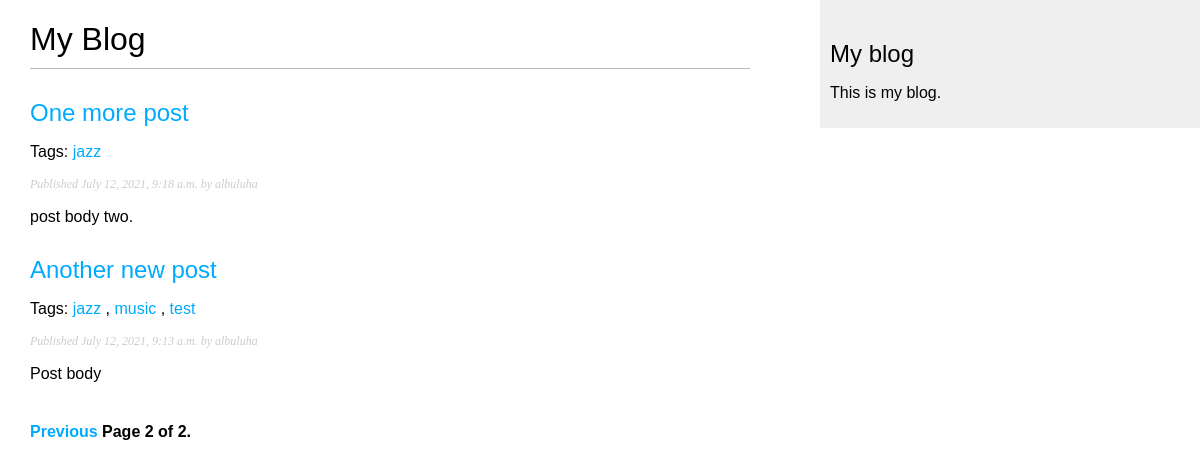
Screenshot of /blog/?page=2 with the database file from the repository.
### blog/models.py (models this page shows, shortened)
class Post(models.Model):
    STATUS_CHOICES = (
        ('draft', 'Draft'),
        ('published','Published'),
    )
    title = models.CharField(max_length=250)
    slug = models.SlugField(max_length=250,
                            unique_for_date = 'publish')
    author = models.ForeignKey(User,
                                on_delete=models.CASCADE,
                                related_name='blog_posts')
    body = models.TextField()
    publish = models.DateTimeField(default=timezone.now)
    created = models.DateTimeField(auto_now_add=True)
    updated = models.DateTimeField(auto_now=True)
    status = models.CharField(max_length=10,
                                choices=STATUS_CHOICES,
                                default='draft')
    objects = models.Manager() # the default manager.
    published = PublishedManager() # Our custom manager.
    drafted = DraftedManager() # our second custom manager.
    tags = TaggableManager()
    class Meta:
        ordering = ( '-publish',)
    def get_absolute_url(self):
        return reverse('blog:post_detail',
                        args=[self.publish.year,
                            self.publish.month,
                            self.publish.day,
                            self.slug])

### blog/views.py (the view)
# urls.py: path('', views.post_list, name='post_list'),
def post_list(request, tag_slug=None):
    object_list = Post.published.all()
    tag = None
    if tag_slug:
        tag = get_object_or_404(Tag, slug=tag_slug)
        object_list = object_list.filter(tags__in=[tag])
    paginator = Paginator(object_list, 3)
    page = request.GET.get('page')
    try:
        posts = paginator.page(page)
    except PageNotAnInteger:
        posts = paginator.page(1)
    except EmptyPage:
        posts = paginator.page(paginator.num_pages)
    return render(request,
                'blog/post/list.html',
                {'page':page,
                'posts':posts,
                'tag':tag})

### blog/models.py (called while the page is built)
    def get_queryset(self):
        return super().get_queryset().filter(status='published')

### blog/templates/blog/post/list.html (shortened to what this page needs)
{% extends "blog/base.html" %}
{% block content %}
  <h1>My Blog</h1>
  {% for post in posts %}
    <h2>
      <a href="{{ post.get_absolute_url }}">
        {{ post.title }}
      </a>
    </h2>
    <p class="tags">
      Tags:
      {% for tag in post.tags.all %}
        <a href="{% url "blog:post_list_by_tag" tag.slug %}">
          {{ tag.name }}
        </a>
        {% if not forloop.last %}, {% endif %}
      {% endfor %}
    </p>
    <p class="date">
      Published {{ post.publish }} by {{ post.author }}
    </p>
    {{ post.body|truncatewords:30|linebreaks }}
  {% endfor %}
  {% include "pagination.html" with page=posts %}
{% endblock %}

### blog/static/css/blog.css (style rules this page uses)
body { margin:0; padding:0; font-family:helvetica, sans-serif; }
a { color:#00abff; text-decoration:none; }
h1 { font-weight:normal; border-bottom:1px solid #bbb; padding:0 0 10px 0; }
h2 { font-weight:normal; margin:30px 0 0; }
p.date { color:#ccc; font-family: georgia, serif; font-size: 12px; font-style: italic; }

### rows the page displays
Post: title "One more post", publish "July 12, 2021, 9:18 a.m.", author "albuluha", body "post body two."
Tag: name "jazz"
Post: title "Another new post", publish "July 12, 2021, 9:13 a.m.", author "albuluha", body "Post body"
Tag: name "music"
Tag: name "test"

### other values shown
{{ page.number }} "2"
{{ page.paginator.num_pages }} "2"
